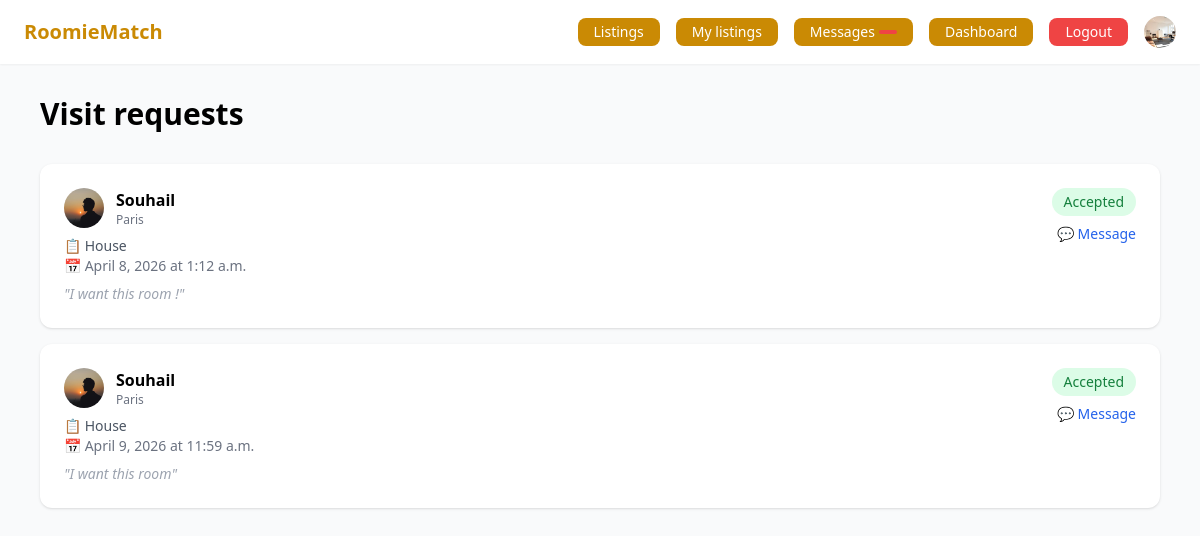
Page /visits/manage/ (signed in) on the committed database.
### accounts/models.py (models this page shows, shortened)
class User(AbstractUser):
    class Role(models.TextChoices):
        SEEKER = 'seeker', 'Seeker'    # looking for a room
        OWNER  = 'owner',  'Owner'     # offering a room
    role   = models.CharField(max_length=20, choices=Role.choices, default=Role.SEEKER)
    avatar = models.ImageField(upload_to='avatars/', null=True, blank=True)
    phone  = models.CharField(max_length=20, blank=True)
    bio    = models.TextField(blank=True)
    city   = models.CharField(max_length=100, blank=True)
    def is_seeker(self):
        return self.role == self.Role.SEEKER
    def is_owner(self):
        return self.role == self.Role.OWNER

### visits/models.py (models this page shows, shortened)
class VisitRequest(models.Model):
    class Status(models.TextChoices):
        PENDING  = 'pending',  'Pending'
        ACCEPTED = 'accepted', 'Accepted'
        DECLINED = 'declined', 'Declined'
        CANCELLED = 'cancelled', 'Cancelled'
    seeker     = models.ForeignKey(User, on_delete=models.CASCADE, related_name='visit_requests')
    listing    = models.ForeignKey(Listing, on_delete=models.CASCADE, related_name='visit_requests')
    status     = models.CharField(max_length=20, choices=Status.choices, default=Status.PENDING)
    date       = models.DateField()
    time       = models.TimeField()
    message    = models.TextField(blank=True)
    created_at = models.DateTimeField(auto_now_add=True)
    updated_at = models.DateTimeField(auto_now=True)
    class Meta:
        ordering = ['-created_at']

### listings/models.py (models this page shows, shortened)
class Listing(models.Model):
    class Status(models.TextChoices):
        ACTIVE   = 'active',   'Active'
        INACTIVE = 'inactive', 'Inactive'
        RENTED   = 'rented',   'Rented'
    class RoomType(models.TextChoices):
        PRIVATE = 'private', 'Private room'
        SHARED  = 'shared',  'Shared room'
        STUDIO  = 'studio',  'Studio'
    owner       = models.ForeignKey(User, on_delete=models.CASCADE, related_name='listings')
    title       = models.CharField(max_length=200)
    description = models.TextField()
    city        = models.CharField(max_length=100)
    address     = models.CharField(max_length=255, blank=True)
    price       = models.PositiveIntegerField(help_text='Monthly rent in €')
    size        = models.PositiveIntegerField(help_text='Room size in m²')
    room_type   = models.CharField(max_length=20, choices=RoomType.choices, default=RoomType.PRIVATE)
    status      = models.CharField(max_length=20, choices=Status.choices, default=Status.ACTIVE)
    pets_allowed   = models.BooleanField(default=False)
    smoking_allowed = models.BooleanField(default=False)
    students_allowed = models.BooleanField(default=True)
    preferred_schedule = models.CharField(
        max_length=20,
        choices=[('early', 'Early bird'), ('night', 'Night owl'), ('normal', 'Standard')],
        default='normal'
    )
    preferred_noise = models.CharField(
        max_length=20,
        choices=[('quiet', 'Quiet'), ('medium', 'Moderate'), ('loud', 'Lively')],
        default='medium'
    )
    available_from = models.DateField()
    created_at     = models.DateTimeField(auto_now_add=True)
    updated_at     = models.DateTimeField(auto_now=True)
    class Meta:
        ordering = ['-created_at']

### visits/views.py (the view)
# urls.py: path('manage/',                             views.manage_visits,        name='manage'),
@login_required
def manage_visits(request):
    if not request.user.is_owner():
        return redirect('dashboard')
    visits = VisitRequest.objects.filter(
        listing__owner = request.user
    ).select_related('seeker', 'listing')
    return render(request, 'visits/manage.html', {'visits': visits})

### templates/visits/manage.html (shortened to what this page needs)
{% extends 'base.html' %}
{% block content %}
<h1 class="text-3xl font-bold mb-8">Visit requests</h1>
<div class="space-y-4" id="visits-list">
  {% for visit in visits %}
    {% include 'visits/partials/visit_card.html' %}
  {% empty %}
    <div class="text-center text-gray-500 py-20">No visit requests yet.</div>
  {% endfor %}
</div>
{% endblock %}

### templates/base.html (shortened to what this page needs)
<!DOCTYPE html>
<html lang="en">
<head>
  <script src="https://cdn.tailwindcss.com"></script>
</head>
<body class="bg-gray-50 min-h-screen">
  <nav class="bg-white shadow-sm px-6 py-4 flex items-center justify-between">
    <a href="/" class="text-xl font-bold text-yellow-600">RoomieMatch</a>
    <div class="flex items-center gap-4 text-sm">
      <a href="{% url 'listings:list' %}" class="bg-yellow-600 text-white px-4 py-1 rounded-lg">
        Listings
      </a>
      {% if user.is_authenticated %}
        {% if user.is_owner %}
          <a href="{% url 'listings:my_listings' %}" class="bg-yellow-600 text-white px-4 py-1 rounded-lg">
            My listings
          </a>
        {% endif %}
        <a href="{% url 'messaging:inbox' %}" class="relative bg-yellow-600 text-white px-4 py-1 rounded-lg flex items-center gap-1">
           Messages
          <span id="unread-count"
                hx-get="{% url 'messaging:unread_count' %}"
                hx-trigger="load, every 30s"
                hx-swap="innerHTML"
                class="bg-red-500 text-white text-xs rounded-full px-1.5 py-0.5 min-w-[18px] text-center">
          </span>
        </a>
        <a href="{% url 'dashboard' %}" class="bg-yellow-600 text-white px-4 py-1 rounded-lg">
          Dashboard
        </a>
        <a href="{% url 'logout' %}" class="bg-red-500 text-white px-4 py-1 rounded-lg hover:bg-red-600">
          Logout
        </a>
        <a href="{% url 'profile' %}" class="flex items-center gap-2 hover:opacity-80">
          {% if user.avatar %}
            <img src="{{ user.avatar.url }}" class="w-8 h-8 rounded-full object-cover" />
          {% else %}
            <div class="w-8 h-8 rounded-full bg-blue-100 flex items-center justify-center text-sm font-bold text-blue-600">
              {{ user.username|first|upper }}
            </div>
          {% endif %}
        </a>
      {% else %}
        <a href="{% url 'login' %}"    class="bg-yellow-600 text-white px-4 py-1 rounded-lg hover:text-blue-600">Login</a>
        <a href="{% url 'register' %}" class="bg-blue-600 text-white px-4 py-1 rounded-lg hover:bg-blue-700">
          Sign Up
        </a>
      {% endif %}
    </div>
  </nav>
  <main class="max-w-6xl mx-auto px-4 py-8">
    {% block content %}{% endblock %}
  </main>
</body>
</html>

### templates/visits/partials/visit_card.html (shortened to what this page needs)
<div class="bg-white rounded-xl shadow p-6" id="visit-{{ visit.pk }}">
  <div class="flex justify-between items-start">
    <div>
      <div class="flex items-center gap-3 mb-2">
        {% if visit.seeker.avatar %}
          <img src="{{ visit.seeker.avatar.url }}" class="w-10 h-10 rounded-full object-cover" />
        {% else %}
          <div class="w-10 h-10 rounded-full bg-blue-100 flex items-center justify-center font-bold text-blue-600 text-sm">
            {{ visit.seeker.username|first|upper }}
          </div>
        {% endif %}
        <div>
          <p class="font-semibold">{{ visit.seeker.username }}</p>
          <p class="text-gray-500 text-xs">{{ visit.seeker.city }}</p>
        </div>
      </div>
      <p class="text-gray-600 text-sm">📋 {{ visit.listing.title }}</p>
      <p class="text-gray-500 text-sm">📅 {{ visit.date }} at {{ visit.time }}</p>
      {% if visit.message %}
        <p class="text-gray-400 text-sm mt-2 italic">"{{ visit.message }}"</p>
      {% endif %}
    </div>
    <div class="flex flex-col items-end gap-2">
      <span class="px-3 py-1 rounded-full text-sm font-medium
        {% if visit.status == 'accepted' %}bg-green-100 text-green-700
        {% elif visit.status == 'declined' %}bg-red-100 text-red-700
        {% elif visit.status == 'cancelled' %}bg-gray-100 text-gray-500
        {% else %}bg-yellow-100 text-yellow-700{% endif %}">
        {{ visit.get_status_display }}
      </span>
      <a href="{% url 'messaging:start' visit.seeker.pk %}?listing={{ visit.listing.pk }}"
         class="text-blue-600 hover:underline text-sm">
        💬 Message
      </a>
    </div>
  </div>
</div>

### rows in the picture
User: avatar (picture)
VisitRequest: seeker.avatar (picture), seeker.username "Souhail", seeker.city "Paris", listing "House", date "April 8, 2026", time "1:12 a.m.", message "I want this room !", status "Accepted"
VisitRequest: seeker.avatar (picture), seeker.username "Souhail", seeker.city "Paris", listing "House", date "April 9, 2026", time "11:59 a.m.", message "I want this room", status "Accepted"
